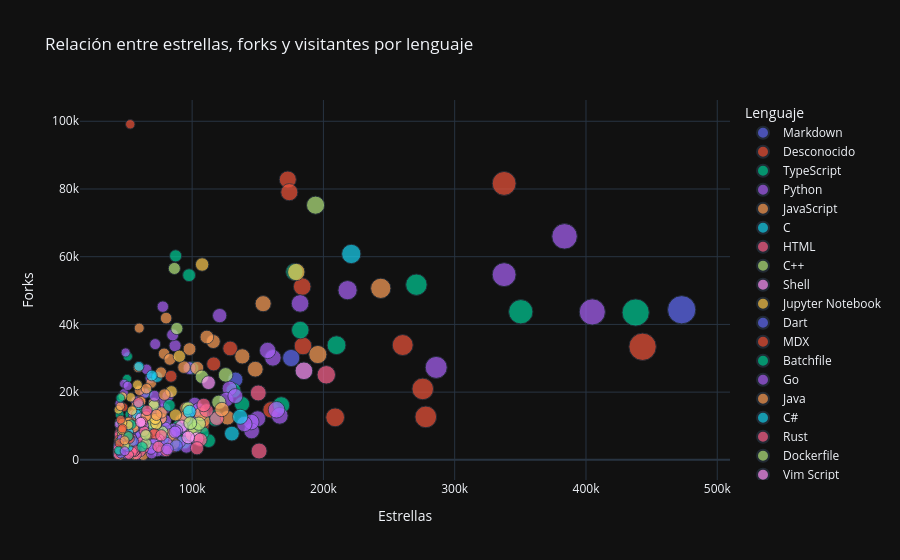
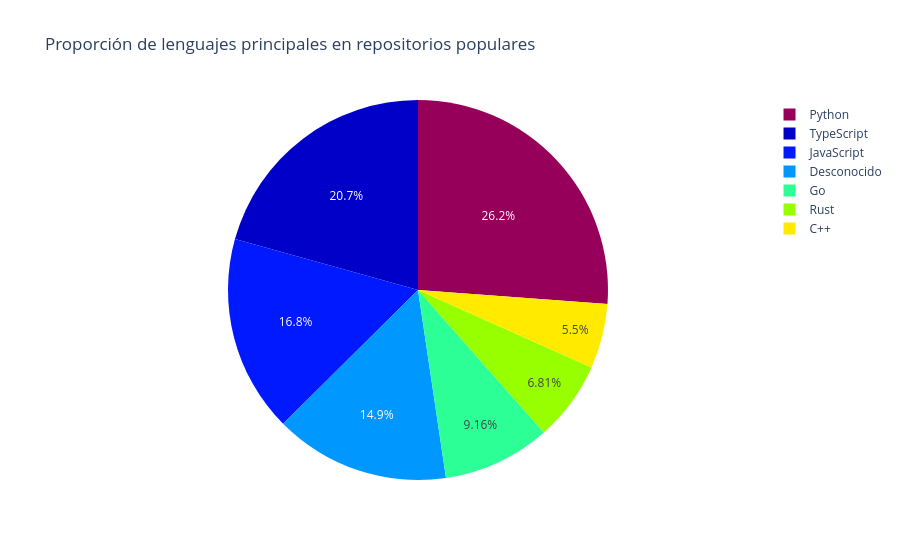

The code cell stored with these charts, in order, in its notebook:
### Markdown cell above
## 7. Otras vistas del análisis
En esta sección se agregan visualizaciones que destacan tendencias y patrones del Dataset

### Code cell
if 'df' in globals():
    # Renombrar la columna watchers a visitantes 
    if 'visitantes' not in df.columns and 'watchers' in df.columns:
        df = df.rename(columns={'watchers': 'visitantes'})

    # Relación entre estrellas, forks y visitantes
    fig = px.scatter(df, x='estrellas', y='forks', size='visitantes', color='lenguaje',
                    hover_data=['nombre'],
                    title='Relación entre estrellas, forks y visitantes por lenguaje',
                    labels={'estrellas':'Estrellas','forks':'Forks','visitantes':'Visitantes','lenguaje':'Lenguaje'})
    fig.update_layout(template='plotly_dark')
    fig.show()

    # Correlación entre variables numéricas
    corr = df[['estrellas','forks','visitantes']].corr()
    plt.figure(figsize=(6,4))
    sns.heatmap(corr, annot=True, cmap='coolwarm', fmt='.2f')
    plt.title('Correlación entre estrellas, forks y visitantes')
    plt.tight_layout()
    plt.show()

    # Proporción de lenguajes principales
    lenguajes_pie = df['lenguaje'].value_counts().head(7)
    fig2 = px.pie(values=lenguajes_pie.values, names=lenguajes_pie.index,
                  title='Proporción de lenguajes principales en repositorios populares',
                  color_discrete_sequence=px.colors.sequential.Rainbow)
    fig2.show()
else:
    print('El DataFrame df no está definido. Ejecuta la celda de carga de datos primero.')

### Figure 1 — Plotly figure (JSON) as saved in the notebook; plotly's stock layout.template omitted (floating-point values rounded to 4 significant figures)
{"data": [{"customdata": [["build-your-own-x"], ["fucking-algorithm"], ["tldr"]], "hovertemplate": "Lenguaje=Markdown<br>Estrellas=%{x}<br>Forks=%{y}<br>Visitantes=%{marker.size}<br>nombre=%{customdata[0]}<extra></extra>", "legendgroup": "Markdown", "marker": {"color": "#636efa", "size": [472895, 132935, 61559], "sizemode": "area", "sizeref": 1182.0, "symbol": "circle"}, "mode": "markers", "name": "Markdown", "orientation": "v", "showlegend": true, "type": "scatter", "x": [472895, 132935, 61559], "xaxis": "x", "y": [44330, 23712, 5102], "yaxis": "y"}, {"customdata": [["awesome"], ["coding-interview-university"], ["awesome-selfhosted"], ["996.ICU"], ["project-based-learning"], ["the-book-of-secret-knowledge"], ["You-Dont-Know-JS"], ["CS-Notes"], ["gitignore"], ["the-art-of-command-line"], ["system-prompts-and-models-of-ai-tools"], ["free-programming-books-zh_CN"], ["Awesome-Hacking"], ["every-programmer-should-know"], ["DeepSeek-R1"], ["app-ideas"], ["weekly"], ["awesome-for-beginners"], ["awesome-mcp-servers"], ["awesome-interview-questions"], ["system-design-101"], ["cs-video-courses"], ["llm-course"], ["Best-websites-a-programmer-should-visit"], ["awesome-vue"], ["awesome-public-datasets"], ["Front-End-Checklist"], ["awesome-react"], ["awesome-cpp"], ["awesome-scalability"], ["awesome-courses"], ["javascript-questions"], ["awesome-nodejs"], ["design-resources-for-developers"], ["architect-awesome"], ["awesome-chatgpt-prompts-zh"], ["awesome-android-ui"], ["github-cheat-sheet"], ["trackerslist"], ["material-design-icons"], ["first-contributions"], ["Free-Certifications"], ["awesome-wechat-weapp"], ["100-Days-Of-ML-Code"], ["open-source-ios-apps"], ["open-source-mac-os-apps"], ["kubernetes-the-hard-way"], ["design-patterns-for-humans"], ["Projects"], ["awesome-java"], ["chinese-independent-developer"], ["awesome-react-components"], ["awesome-design-patterns"], ["learn-regex"], ["frontend-dev-bookmarks"], ["GitHubDaily"], ["awesome-remote-job"]], "hovertemplate": "Lenguaje=Desconocido<br>Estrellas=%{x}<br>Forks=%{y}<br>Visitantes=%{marker.size}<br>nombre=%{customdata[0]}<extra></extra>", "legendgroup": "Desconocido", "marker": {"color": "#EF553B", "size": [443117, 337639, 277988, 275670, 260387, 208940, 184466, 183827, 172865, 160126, 128979, 116409, 107854, 98190, 91928, 90981, 85293, 83205, 82364, 81278, 80144, 76485, 76145, 75792, 73626, 73291, 72319, 72265, 70055, 69073, 66868, 65299, 65189, 64962, 60843, 58573, 55572, 55519, 53103, 52949, 52864, 52348, 50580, 49768, 49125, 47717, 47656, 47607, 47451, 47221, 47016, 46969, 46297, 46160, 46139, 45484, 43924], "sizemode": "area", "sizeref": 1182.0, "symbol": "circle"}, "mode": "markers", "name": "Desconocido", "orientation": "v", "showlegend": true, "type": "scatter", "x": [443117, 337639, 277988, 275670, 260387, 208940, 184466, 183827, 172865, 160126, 128979, 116409, 107854, 98190, 91928, 90981, 85293, 83205, 82364, 81278, 80144, 76485, 76145, 75792, 73626, 73291, 72319, 72265, 70055, 69073, 66868, 65299, 65189, 64962, 60843, 58573, 55572, 55519, 53103, 52949, 52864, 52348, 50580, 49768, 49125, 47717, 47656, 47607, 47451, 47221, 47016, 46969, 46297, 46160, 46139, 45484, 43924], "xaxis": "x", "y": [33401, 81644, 12688, 20951, 33909, 12556, 33630, 51166, 82788, 14772, 32896, 28332, 10043, 8666, 11763, 10309, 3897, 7776, 7869, 9377, 8791, 10341, 8784, 8571, 9496, 11190, 6623, 7514, 8242, 6855, 8335, 9236, 6182, 11990, 17801, 13587, 10268, 5400, 6639, 9731, 99112, 3479, 9019, 11320, 5730, 2480, 15544, 5504, 10668, 7641, 3970, 3721, 3217, 6210, 5151, 4563, 4486], "yaxis": "y"}, {"customdata": [["freeCodeCamp"], ["developer-roadmap"], ["openclaw"], ["vue"], ["vscode"], ["n8n"], ["tech-interview-handbook"], ["dify"], ["excalidraw"], ["opencode"], ["iptv"], ["TypeScript"], ["ui"], ["clash-verge-rev"], ["angular"], ["supabase"], ["ant-design"], ["gemini-cli"], ["immich"], ["tailwindcss"], ["puppeteer"], ["storybook"], ["firecrawl"], ["NextChat"], ["mermaid"], ["playwright"], ["realworld"], ["servers"], ["vite"], ["hoppscotch"], ["code-server"], ["Stirling-PDF"], ["nest"], ["lobehub"], ["grafana"], ["screenshot-to-code"], ["strapi"], ["superset"], ["tabby"], ["echarts"], ["AFFiNE"], ["docusaurus"], ["socket.io"], ["daytona"], ["nocodb"], ["redux"], ["nuxt"], ["cline"], ["astro"], ["zustand"], ["react-router"], ["appwrite"], ["joplin"], ["core"], ["ionic-framework"], ["DefinitelyTyped"], ["Flowise"], ["cypress"], ["lx-music-desktop"], ["query"], ["context7"], ["type-challenges"], ["expo"], ["quill"], ["pixijs"], ["OpenCut"], ["plane"], ["tldraw"], ["prisma"], ["jest"], ["Rocket.Chat"], ["hyper"], ["slidev"], ["react-hook-form"], ["react-use"], ["babel"], ["upscayl"], ["jsoncrack.com"], ["fuels-ts"]], "hovertemplate": "Lenguaje=TypeScript<br>Estrellas=%{x}<br>Forks=%{y}<br>Visitantes=%{marker.size}<br>nombre=%{customdata[0]}<extra></extra>", "legendgroup": "TypeScript", "marker": {"color": "#00cc96", "size": [437843, 350327, 270813, 209961, 182368, 177918, 138012, 131477, 118149, 117337, 112494, 108035, 107855, 100852, 100078, 98629, 97682, 96701, 94161, 93929, 93730, 89368, 88891, 87442, 86523, 83638, 82930, 80360, 78632, 78193, 76509, 75015, 74874, 73199, 72522, 71808, 71485, 70831, 69333, 65854, 64235, 64015, 62930, 62452, 62363, 61438, 59799, 58699, 57318, 57266, 56281, 55038, 53753, 53154, 52387, 51015, 50454, 49597, 49169, 48716, 47955, 47779, 47745, 46922, 46692, 46396, 46284, 45671, 45460, 45315, 44831, 44703, 44659, 44562, 43947, 43893, 43762, 43412, 43352], "sizemode": "area", "sizeref": 1182.0, "symbol": "circle"}, "mode": "markers", "name": "TypeScript", "orientation": "v", "showlegend": true, "type": "scatter", "x": [437843, 350327, 270813, 209961, 182368, 177918, 138012, 131477, 118149, 117337, 112494, 108035, 107855, 100852, 100078, 98629, 97682, 96701, 94161, 93929, 93730, 89368, 88891, 87442, 86523, 83638, 82930, 80360, 78632, 78193, 76509, 75015, 74874, 73199, 72522, 71808, 71485, 70831, 69333, 65854, 64235, 64015, 62930, 62452, 62363, 61438, 59799, 58699, 57318, 57266, 56281, 55038, 53753, 53154, 52387, 51015, 50454, 49597, 49169, 48716, 47955, 47779, 47745, 46922, 46692, 46396, 46284, 45671, 45460, 45315, 44831, 44703, 44659, 44562, 43947, 43893, 43762, 43412, 43352], "xaxis": "x", "y": [43524, 43742, 51735, 33866, 38327, 55504, 16470, 20480, 12763, 11963, 5678, 13262, 8021, 7337, 27100, 11725, 54548, 11975, 5021, 5097, 9379, 9887, 6232, 60250, 8697, 5238, 7572, 9790, 7884, 5622, 6538, 6360, 8232, 14735, 13512, 8860, 9528, 16765, 3892, 19831, 4492, 9752, 10140, 5068, 4653, 15130, 5550, 5904, 3195, 1966, 10830, 5036, 5889, 9063, 13387, 30554, 23887, 3401, 6654, 3721, 2264, 5219, 11240, 3626, 4981, 4773, 3639, 3050, 2098, 6638, 13346, 3545, 1953, 2361, 3280, 5806, 2114, 3486, 1367], "yaxis": "y"}, {"customdata": [["public-apis"], ["free-programming-books"], ["system-design-primer"], ["awesome-python"], ["Python"], ["AutoGPT"], ["stable-diffusion-webui"], ["transformers"], ["yt-dlp"], ["langflow"], ["HelloGitHub"], ["youtube-dl"], ["langchain"], ["open-webui"], ["ComfyUI"], ["DeepSeek-V3"], ["awesome-llm-apps"], ["pytorch"], ["fastapi"], ["thefuck"], ["whisper"], ["markitdown"], ["django"], ["skills"], ["core"], ["manim"], ["devops-exercises"], ["Deep-Live-Cam"], ["browser-use"], ["funNLP"], ["models"], ["d2l-zh"], ["PayloadsAllTheThings"], ["spec-kit"], ["ragflow"], ["sherlock"], ["vllm"], ["awesome-machine-learning"], ["cpython"], ["PaddleOCR"], ["flask"], ["gpt_academic"], ["OpenHands"], ["ansible"], ["LlamaFactory"], ["annotated_deep_learning_paper_implementations"], ["gpt4free"], ["scikit-learn"], ["MetaGPT"], ["localstack"], ["keras"], ["OpenBB"], ["open-interpreter"], ["crawl4ai"], ["scrapy"], ["openpilot"], ["Real-Time-Voice-Cloning"], ["pathway"], ["llama"], ["30-Days-Of-Python"], ["private-gpt"], ["yolov5"], ["you-get"], ["face_recognition"], ["rich"], ["MinerU"], ["GPT-SoVITS"], ["autogen"], ["gpt-engineer"], ["hackingtool"], ["docling"], ["OpenManus"], ["faceswap"], ["nanoGPT"], ["ultralytics"], ["requests"], ["unsloth"], ["n8n-workflows"], ["grok-1"], ["professional-programming"], ["MoneyPrinterTurbo"], ["odoo"], ["mem0"], ["TrendRadar"], ["pandas"], ["Fooocus"], ["big-list-of-naughty-strings"], ["llama_index"], ["freqtrade"], ["ai-hedge-fund"], ["text-generation-webui"], ["crewAI"], ["MediaCrawler"], ["TTS"], ["nanochat"], ["airflow"], ["streamlit"], ["Summer2026-Internships"], ["sentry"], ["copyparty"]], "hovertemplate": "Lenguaje=Python<br>Estrellas=%{x}<br>Forks=%{y}<br>Visitantes=%{marker.size}<br>nombre=%{customdata[0]}<extra></extra>", "legendgroup": "Python", "marker": {"color": "#ab63fa", "size": [404789, 383680, 337634, 285905, 218396, 182227, 161523, 157498, 149923, 145326, 145032, 139807, 128481, 125997, 105043, 101914, 100033, 98004, 95959, 95619, 95544, 90227, 86995, 85934, 85177, 85001, 81405, 79877, 79785, 79227, 77690, 76011, 75776, 74631, 74291, 73427, 72255, 71877, 71868, 71699, 71333, 70174, 68676, 68219, 67980, 65871, 65723, 65317, 64825, 64568, 63911, 62638, 62563, 61461, 60616, 60237, 59505, 59493, 59197, 59091, 57154, 56936, 56765, 56181, 55701, 55620, 55554, 55247, 55216, 55175, 55086, 55067, 55020, 54216, 54012, 53860, 53439, 52566, 51530, 50531, 50027, 49340, 48917, 48120, 48072, 47815, 47605, 47424, 47407, 46316, 46158, 45313, 44955, 44735, 44617, 44519, 43768, 43679, 43287, 42975], "sizemode": "area", "sizeref": 1182.0, "symbol": "circle"}, "mode": "markers", "name": "Python", "orientation": "v", "showlegend": true, "type": "scatter", "x": [404789, 383680, 337634, 285905, 218396, 182227, 161523, 157498, 149923, 145326, 145032, 139807, 128481, 125997, 105043, 101914, 100033, 98004, 95959, 95619, 95544, 90227, 86995, 85934, 85177, 85001, 81405, 79877, 79785, 79227, 77690, 76011, 75776, 74631, 74291, 73427, 72255, 71877, 71868, 71699, 71333, 70174, 68676, 68219, 67980, 65871, 65723, 65317, 64825, 64568, 63911, 62638, 62563, 61461, 60616, 60237, 59505, 59493, 59197, 59091, 57154, 56936, 56765, 56181, 55701, 55620, 55554, 55247, 55216, 55175, 55086, 55067, 55020, 54216, 54012, 53860, 53439, 52566, 51530, 50531, 50027, 49340, 48917, 48120, 48072, 47815, 47605, 47424, 47407, 46316, 46158, 45313, 44955, 44735, 44617, 44519, 43768, 43679, 43287, 42975], "xaxis": "x", "y": [43689, 66012, 54703, 27303, 50120, 46204, 30124, 32311, 12145, 8526, 11175, 10601, 21092, 17830, 12041, 16548, 14531, 27095, 8793, 3845, 11829, 5302, 33717, 9071, 36917, 7150, 18809, 11638, 9429, 15150, 45253, 12137, 16711, 6365, 8272, 8715, 14031, 15333, 34191, 9906, 16742, 8402, 8574, 24177, 8291, 6618, 13661, 26748, 8157, 4590, 19714, 6128, 5385, 6274, 11341, 10674, 9421, 1611, 9819, 11285, 7611, 17426, 9785, 13710, 2058, 4609, 6068, 8302, 7322, 6010, 3705, 9634, 13419, 9197, 10385, 9769, 4438, 6747, 8486, 3965, 7100, 31722, 5452, 22499, 19722, 7808, 2163, 6916, 9905, 8090, 5892, 6077, 9792, 5983, 5906, 16608, 4113, 3171, 4621, 1757], "yaxis": "y"}, {"customdata": [["react"], ["javascript-algorithms"], ["javascript"], ["next.js"], ["30-seconds-of-code"], ["node"], ["three.js"], ["axios"], ["create-react-app"], ["awesome-mac"], ["material-ui"], ["Web-Dev-For-Beginners"], ["clean-code-javascript"], ["svelte"], ["uptime-kuma"], ["github-readme-stats"], ["Font-Awesome"], ["json-server"], ["reveal.js"], ["express"], ["Chart.js"], ["anime"], ["33-js-concepts"], ["webpack"], ["everything-claude-code"], ["resume.github.com"], ["uBlock"], ["lodash"], ["atom"], ["markdown-here"], ["jquery"], ["drawio-desktop"], ["angular.js"], ["html5-boilerplate"], ["DeepLearning-500-questions"], ["gatsby"], ["leetcode"], ["anything-llm"], ["marktext"], ["pdf.js"], ["Ghost"], ["prettier"], ["Semantic-UI"], ["chinese-poetry"], ["Motrix"], ["hiring-without-whiteboards"], ["hacker-scripts"], ["dayjs"], ["algorithm-visualizer"], ["moment"], ["htmx"], ["react"], ["serverless"], ["30-Days-Of-JavaScript"], ["monaco-editor"], ["awesome-cheatsheets"], ["zx"], ["meteor"], ["Leaflet"], ["edex-ui"], ["reactjs-interview-questions"], ["parcel"], ["EasySpider"], ["pm2"]], "hovertemplate": "Lenguaje=JavaScript<br>Estrellas=%{x}<br>Forks=%{y}<br>Visitantes=%{marker.size}<br>nombre=%{customdata[0]}<extra></extra>", "legendgroup": "JavaScript", "marker": {"color": "#FFA15A", "size": [243681, 195747, 148099, 138189, 126969, 116108, 111202, 108588, 103825, 99601, 98013, 95388, 94313, 86015, 83718, 78635, 76397, 75642, 70674, 68868, 67223, 66752, 66263, 66024, 62944, 62811, 61930, 61581, 60989, 60164, 59853, 59689, 58923, 57396, 57182, 55944, 55819, 55771, 54246, 52930, 51975, 51736, 51138, 51032, 50988, 50470, 49434, 48581, 48370, 48055, 47561, 46983, 46945, 46155, 45684, 45447, 45250, 44777, 44600, 44384, 44324, 44048, 44028, 42974], "sizemode": "area", "sizeref": 1182.0, "symbol": "circle"}, "mode": "markers", "name": "JavaScript", "orientation": "v", "showlegend": true, "type": "scatter", "x": [243681, 195747, 148099, 138189, 126969, 116108, 111202, 108588, 103825, 99601, 98013, 95388, 94313, 86015, 83718, 78635, 76397, 75642, 70674, 68868, 67223, 66752, 66263, 66024, 62944, 62811, 61930, 61581, 60989, 60164, 59853, 59689, 58923, 57396, 57182, 55944, 55819, 55771, 54246, 52930, 51975, 51736, 51138, 51032, 50988, 50470, 49434, 48581, 48370, 48055, 47561, 46983, 46945, 46155, 45684, 45447, 45250, 44777, 44600, 44384, 44324, 44048, 44028, 42974], "xaxis": "x", "y": [50661, 31113, 26775, 30562, 12442, 34942, 36283, 11535, 27113, 7451, 32713, 15209, 12503, 4796, 7480, 31338, 12243, 7265, 16803, 22734, 11988, 4464, 9183, 9304, 7786, 1365, 3967, 7124, 17277, 11122, 20472, 5597, 27244, 12308, 15973, 10219, 9443, 6030, 4013, 10588, 11354, 4662, 4903, 10318, 4825, 3882, 6670, 2423, 7578, 7020, 1569, 4292, 5736, 10428, 4000, 6659, 1216, 5266, 6100, 3031, 10299, 2277, 5382, 2687], "yaxis": "y"}, {"customdata": [["linux"], ["scrcpy"], ["netdata"], ["Ventoy"], ["redis"], ["obs-studio"], ["git"], ["FFmpeg"]], "hovertemplate": "Lenguaje=C<br>Estrellas=%{x}<br>Forks=%{y}<br>Visitantes=%{marker.size}<br>nombre=%{customdata[0]}<extra></extra>", "legendgroup": "C", "marker": {"color": "#19d3f3", "size": [221220, 136587, 77971, 74858, 73308, 70751, 59514, 57622], "sizemode": "area", "sizeref": 1182.0, "symbol": "circle"}, "mode": "markers", "name": "C", "orientation": "v", "showlegend": true, "type": "scatter", "x": [221220, 136587, 77971, 74858, 73308, 70751, 59514, 57622], "xaxis": "x", "y": [60813, 12722, 6359, 4701, 24509, 9057, 27615, 13530], "yaxis": "y"}, {"customdata": [["computer-science"], ["FreeDomain"], ["prompts.chat"], ["free-for-dev"], ["cs-self-learning"], ["awesome-compose"], ["retrofit"]], "hovertemplate": "Lenguaje=HTML<br>Estrellas=%{x}<br>Forks=%{y}<br>Visitantes=%{marker.size}<br>nombre=%{customdata[0]}<extra></extra>", "legendgroup": "HTML", "marker": {"color": "#FF6692", "size": [202181, 150996, 150370, 118735, 71634, 44257, 43902], "sizemode": "area", "sizeref": 1182.0, "symbol": "circle"}, "mode": "markers", "name": "HTML", "orientation": "v", "showlegend": true, "type": "scatter", "x": [202181, 150996, 150370, 118735, 71634, 44257, 43902], "xaxis": "x", "y": [25121, 2607, 19752, 12232, 7847, 8063, 7355], "yaxis": "y"}, {"customdata": [["tensorflow"], ["react-native"], ["electron"], ["godot"], ["terminal"], ["llama.cpp"], ["bitcoin"], ["opencv"], ["gpt4all"], ["tesseract"], ["imgui"], ["protobuf"], ["swift"], ["ladybird"], ["ImHex"], ["json"], ["x64dbg"], ["whisper.cpp"], ["ClickHouse"], ["grpc"], ["TrafficMonitor"]], "hovertemplate": "Lenguaje=C++<br>Estrellas=%{x}<br>Forks=%{y}<br>Visitantes=%{marker.size}<br>nombre=%{customdata[0]}<extra></extra>", "legendgroup": "C++", "marker": {"color": "#B6E880", "size": [194017, 125509, 120341, 107438, 102043, 96973, 88368, 86466, 77200, 72735, 71759, 70807, 69853, 61070, 52797, 49042, 47835, 47284, 46211, 44450, 43317], "sizemode": "area", "sizeref": 1182.0, "symbol": "circle"}, "mode": "markers", "name": "C++", "orientation": "v", "showlegend": true, "type": "scatter", "x": [194017, 125509, 120341, 107438, 102043, 96973, 88368, 86466, 77200, 72735, 71759, 70807, 69853, 61070, 52797, 49042, 47835, 47284, 46211, 44450, 43317], "xaxis": "x", "y": [75221, 25109, 17022, 24538, 9111, 15281, 38793, 56534, 8323, 10531, 11598, 16051, 10675, 2842, 2343, 7324, 2682, 5267, 8147, 11076, 3611], "yaxis": "y"}, {"customdata": [["ohmyzsh"], ["d3"], ["papers-we-love"], ["nvm"], ["claude-code"], ["superpowers"], ["leetcode-master"], ["pi-hole"], ["powerlevel10k"], ["Docker-OSX"], ["windows"], ["acme.sh"], ["pyenv"]], "hovertemplate": "Lenguaje=Shell<br>Estrellas=%{x}<br>Forks=%{y}<br>Visitantes=%{marker.size}<br>nombre=%{customdata[0]}<extra></extra>", "legendgroup": "Shell", "marker": {"color": "#FF97FF", "size": [185150, 112473, 103857, 92070, 74663, 72693, 60595, 55998, 53220, 52230, 50246, 45865, 44368], "sizemode": "area", "sizeref": 1182.0, "symbol": "circle"}, "mode": "markers", "name": "Shell", "orientation": "v", "showlegend": true, "type": "scatter", "x": [185150, 112473, 103857, 92070, 74663, 72693, 60595, 55998, 53220, 52230, 50246, 45865, 44368], "xaxis": "x", "y": [26307, 22790, 6286, 9935, 5980, 5586, 12342, 2993, 2392, 2902, 4078, 5534, 3241], "yaxis": "y"}, {"customdata": [["Python-100-Days"], ["generative-ai-for-beginners"], ["LLMs-from-scratch"], ["ML-For-Beginners"], ["stable-diffusion"], ["openai-cookbook"], ["llm-app"], ["segment-anything"], ["ai-agents-for-beginners"], ["PythonDataScienceHandbook"], ["Made-With-ML"], ["AI-For-Beginners"], ["TensorFlow-Examples"]], "hovertemplate": "Lenguaje=Jupyter Notebook<br>Estrellas=%{x}<br>Forks=%{y}<br>Visitantes=%{marker.size}<br>nombre=%{customdata[0]}<extra></extra>", "legendgroup": "Jupyter Notebook", "marker": {"color": "#FECB52", "size": [179331, 107611, 87301, 84162, 72635, 71869, 56193, 53582, 53205, 46968, 46645, 45862, 43800], "sizemode": "area", "sizeref": 1182.0, "symbol": "circle"}, "mode": "markers", "name": "Jupyter Notebook", "orientation": "v", "showlegend": true, "type": "scatter", "x": [179331, 107611, 87301, 84162, 72635, 71869, 56193, 53582, 53205, 46968, 46645, 45862, 43800], "xaxis": "x", "y": [55479, 57694, 13271, 20170, 10619, 12080, 1366, 6262, 18472, 18756, 7309, 9343, 14802], "yaxis": "y"}, {"customdata": [["flutter"], ["localsend"], ["AppFlowy"], ["awesome-flutter"], ["spotube"]], "hovertemplate": "Lenguaje=Dart<br>Estrellas=%{x}<br>Forks=%{y}<br>Visitantes=%{marker.size}<br>nombre=%{customdata[0]}<extra></extra>", "legendgroup": "Dart", "marker": {"color": "#636efa", "size": [175452, 76064, 68424, 59187, 44770], "sizemode": "area", "sizeref": 1182.0, "symbol": "circle"}, "mode": "markers", "name": "Dart", "orientation": "v", "showlegend": true, "type": "scatter", "x": [175452, 76064, 68424, 59187, 44770], "xaxis": "x", "y": [30084, 4039, 4924, 6862, 1996], "yaxis": "y"}, {"customdata": [["bootstrap"], ["Prompt-Engineering-Guide"], ["front-end-interview-handbook"]], "hovertemplate": "Lenguaje=MDX<br>Estrellas=%{x}<br>Forks=%{y}<br>Visitantes=%{marker.size}<br>nombre=%{customdata[0]}<extra></extra>", "legendgroup": "MDX", "marker": {"color": "#EF553B", "size": [174028, 71203, 43872], "sizemode": "area", "sizeref": 1182.0, "symbol": "circle"}, "mode": "markers", "name": "MDX", "orientation": "v", "showlegend": true, "type": "scatter", "x": [174028, 71203, 43872], "xaxis": "x", "y": [79062, 7587, 5943], "yaxis": "y"}, {"customdata": [["Microsoft-Activation-Scripts"]], "hovertemplate": "Lenguaje=Batchfile<br>Estrellas=%{x}<br>Forks=%{y}<br>Visitantes=%{marker.size}<br>nombre=%{customdata[0]}<extra></extra>", "legendgroup": "Batchfile", "marker": {"color": "#00cc96", "size": [167903], "sizemode": "area", "sizeref": 1182.0, "symbol": "circle"}, "mode": "markers", "name": "Batchfile", "orientation": "v", "showlegend": true, "type": "scatter", "x": [167903], "xaxis": "x", "y": [16158], "yaxis": "y"}, {"customdata": [["awesome-go"], ["ollama"], ["go"], ["kubernetes"], ["frp"], ["gin"], ["hugo"], ["syncthing"], ["fzf"], ["lazygit"], ["moby"], ["caddy"], ["act"], ["node"], ["prometheus"], ["traefik"], ["minio"], ["mkcert"], ["memos"], ["pocketbase"], ["rclone"], ["gitea"], ["dive"], ["etcd"], ["go-ethereum"], ["lazydocker"], ["alist"], ["terraform"], ["gogs"], ["v2ray-core"], ["nvm-windows"], ["build-web-application-with-golang"], ["cobra"], ["LocalAI"], ["milvus"]], "hovertemplate": "Lenguaje=Go<br>Estrellas=%{x}<br>Forks=%{y}<br>Visitantes=%{marker.size}<br>nombre=%{customdata[0]}<extra></extra>", "legendgroup": "Go", "marker": {"color": "#ab63fa", "size": [166726, 164291, 132924, 120962, 104934, 88207, 86937, 80568, 78350, 73641, 71487, 70628, 69176, 68708, 63076, 62061, 60438, 58271, 57532, 56583, 55883, 54141, 53498, 51621, 50895, 50002, 49118, 47891, 47549, 46928, 45257, 44159, 43397, 43345, 43172], "sizemode": "area", "sizeref": 1182.0, "symbol": "circle"}, "mode": "markers", "name": "Go", "orientation": "v", "showlegend": true, "type": "scatter", "x": [166726, 164291, 132924, 120962, 104934, 88207, 86937, 80568, 78350, 73641, 71487, 70628, 69176, 68708, 63076, 62061, 60438, 58271, 57532, 56583, 55883, 54141, 53498, 51621, 50895, 50002, 49118, 47891, 47549, 46928, 45257, 44159, 43397, 43345, 43172], "xaxis": "x", "y": [13019, 14803, 18845, 42609, 14921, 8568, 8197, 4947, 2701, 2564, 18914, 4659, 1871, 3215, 10215, 5860, 7188, 3043, 4152, 3166, 4947, 6429, 1953, 10335, 21829, 1578, 7982, 10235, 5063, 8885, 3747, 10539, 3066, 3642, 3870], "yaxis": "y"}, {"customdata": [["JavaGuide"], ["hello-algo"], ["GitHub-Chinese-Top-Charts"], ["java-design-patterns"], ["mall"], ["spring-boot"], ["advanced-java"], ["LeetCodeAnimation"], ["elasticsearch"], ["ghidra"], ["Java"], ["interviews"], ["spring-framework"], ["termux-app"], ["guava"], ["dbeaver"], ["RxJava"], ["jadx"], ["JeecgBoot"]], "hovertemplate": "Lenguaje=Java<br>Estrellas=%{x}<br>Forks=%{y}<br>Visitantes=%{marker.size}<br>nombre=%{customdata[0]}<extra></extra>", "legendgroup": "Java", "marker": {"color": "#FFA15A", "size": [154083, 122715, 106623, 93799, 83038, 80183, 78886, 76722, 76288, 65435, 65164, 64974, 59710, 51563, 51485, 48969, 48490, 47536, 45348], "sizemode": "area", "sizeref": 1182.0, "symbol": "circle"}, "mode": "markers", "name": "Java", "orientation": "v", "showlegend": true, "type": "scatter", "x": [154083, 122715, 106623, 93799, 83038, 80183, 78886, 76722, 76288, 65435, 65164, 64974, 59710, 51563, 51485, 48969, 48490, 47536, 45348], "xaxis": "x", "y": [46126, 14868, 13529, 27378, 29671, 41865, 19279, 13991, 25809, 7218, 21013, 12931, 38913, 6141, 11141, 4061, 7600, 5440, 15829], "yaxis": "y"}, {"customdata": [["PowerToys"], ["v2rayN"], ["shadowsocks-windows"], ["PowerShell"], ["jellyfin"]], "hovertemplate": "Lenguaje=C#<br>Estrellas=%{x}<br>Forks=%{y}<br>Visitantes=%{marker.size}<br>nombre=%{customdata[0]}<extra></extra>", "legendgroup": "C#", "marker": {"color": "#19d3f3", "size": [130266, 98046, 59269, 51751, 49103], "sizemode": "area", "sizeref": 1182.0, "symbol": "circle"}, "mode": "markers", "name": "C#", "orientation": "v", "showlegend": true, "type": "scatter", "x": [130266, 98046, 59269, 51751, 49103], "xaxis": "x", "y": [7753, 14245, 16305, 8202, 4508], "yaxis": "y"}, {"customdata": [["rust"], ["rustdesk"], ["deno"], ["tauri"], ["uv"], ["zed"], ["union"], ["codex"], ["alacritty"], ["rustlings"], ["sway"], ["ripgrep"], ["Magisk"], ["bat"], ["fuel-core"], ["vaultwarden"], ["meilisearch"], ["awesome-rust"], ["starship"], ["ChatGPT"], ["typst"], ["Pake"], ["ruff"], ["bevy"], ["fuels-rs"], ["helix"]], "hovertemplate": "Lenguaje=Rust<br>Estrellas=%{x}<br>Forks=%{y}<br>Visitantes=%{marker.size}<br>nombre=%{customdata[0]}<extra></extra>", "legendgroup": "Rust", "marker": {"color": "#FF6692", "size": [110973, 108771, 106314, 103707, 80392, 76535, 74260, 63537, 62821, 62068, 61912, 60606, 59093, 57544, 57336, 56400, 56202, 56015, 54570, 54375, 51842, 46491, 46139, 44911, 43398, 43266], "sizemode": "area", "sizeref": 1182.0, "symbol": "circle"}, "mode": "markers", "name": "Rust", "orientation": "v", "showlegend": true, "type": "scatter", "x": [110973, 108771, 106314, 103707, 80392, 76535, 74260, 63537, 62821, 62068, 61912, 60606, 59093, 57544, 57336, 56400, 56202, 56015, 54570, 54375, 51842, 46491, 46139, 44911, 43398, 43266], "xaxis": "x", "y": [14587, 16207, 5912, 3422, 2640, 7228, 3851, 8437, 3324, 11167, 5429, 2402, 16900, 1469, 2860, 2602, 2399, 3199, 2398, 6196, 1493, 9090, 1817, 4426, 1359, 3335], "yaxis": "y"}, {"customdata": [["nodebestpractices"], ["HowToCook"], ["nocode"]], "hovertemplate": "Lenguaje=Dockerfile<br>Estrellas=%{x}<br>Forks=%{y}<br>Visitantes=%{marker.size}<br>nombre=%{customdata[0]}<extra></extra>", "legendgroup": "Dockerfile", "marker": {"color": "#B6E880", "size": [105151, 98562, 64937], "sizemode": "area", "sizeref": 1182.0, "symbol": "circle"}, "mode": "markers", "name": "Dockerfile", "orientation": "v", "showlegend": true, "type": "scatter", "x": [105151, 98562, 64937], "xaxis": "x", "y": [10687, 10851, 4809], "yaxis": "y"}, {"customdata": [["neovim"]], "hovertemplate": "Lenguaje=Vim Script<br>Estrellas=%{x}<br>Forks=%{y}<br>Visitantes=%{marker.size}<br>nombre=%{customdata[0]}<extra></extra>", "legendgroup": "Vim Script", "marker": {"color": "#FF97FF", "size": [96995], "sizemode": "area", "sizeref": 1182.0, "symbol": "circle"}, "mode": "markers", "name": "Vim Script", "orientation": "v", "showlegend": true, "type": "scatter", "x": [96995], "xaxis": "x", "y": [6626], "yaxis": "y"}, {"customdata": [["vue-element-admin"], ["element"]], "hovertemplate": "Lenguaje=Vue<br>Estrellas=%{x}<br>Forks=%{y}<br>Visitantes=%{marker.size}<br>nombre=%{customdata[0]}<extra></extra>", "legendgroup": "Vue", "marker": {"color": "#FECB52", "size": [90289, 54206], "sizemode": "area", "sizeref": 1182.0, "symbol": "circle"}, "mode": "markers", "name": "Vue", "orientation": "v", "showlegend": true, "type": "scatter", "x": [90289, 54206], "xaxis": "x", "y": [30600, 14545], "yaxis": "y"}, {"customdata": [["bun"], ["ghostty"]], "hovertemplate": "Lenguaje=Zig<br>Estrellas=%{x}<br>Forks=%{y}<br>Visitantes=%{marker.size}<br>nombre=%{customdata[0]}<extra></extra>", "legendgroup": "Zig", "marker": {"color": "#636efa", "size": [87925, 45596], "sizemode": "area", "sizeref": 1182.0, "symbol": "circle"}, "mode": "markers", "name": "Zig", "orientation": "v", "showlegend": true, "type": "scatter", "x": [87925, 45596], "xaxis": "x", "y": [4138, 1809], "yaxis": "y"}, {"customdata": [["laravel"]], "hovertemplate": "Lenguaje=Blade<br>Estrellas=%{x}<br>Forks=%{y}<br>Visitantes=%{marker.size}<br>nombre=%{customdata[0]}<extra></extra>", "legendgroup": "Blade", "marker": {"color": "#EF553B", "size": [83912], "sizemode": "area", "sizeref": 1182.0, "symbol": "circle"}, "mode": "markers", "name": "Blade", "orientation": "v", "showlegend": true, "type": "scatter", "x": [83912], "xaxis": "x", "y": [24677], "yaxis": "y"}, {"customdata": [["animate.css"], ["nerd-fonts"], ["normalize.css"], ["bulma"], ["AdminLTE"], ["CppCoreGuidelines"]], "hovertemplate": "Lenguaje=CSS<br>Estrellas=%{x}<br>Forks=%{y}<br>Visitantes=%{marker.size}<br>nombre=%{customdata[0]}<extra></extra>", "legendgroup": "CSS", "marker": {"color": "#00cc96", "size": [82616, 61893, 53755, 50058, 45317, 44817], "sizemode": "area", "sizeref": 1182.0, "symbol": "circle"}, "mode": "markers", "name": "CSS", "orientation": "v", "showlegend": true, "type": "scatter", "x": [82616, 61893, 53755, 50058, 45317, 44817], "xaxis": "x", "y": [16088, 3869, 10468, 3905, 18269, 5542], "yaxis": "y"}, {"customdata": [["FiraCode"], ["metabase"], ["penpot"]], "hovertemplate": "Lenguaje=Clojure<br>Estrellas=%{x}<br>Forks=%{y}<br>Visitantes=%{marker.size}<br>nombre=%{customdata[0]}<extra></extra>", "legendgroup": "Clojure", "marker": {"color": "#ab63fa", "size": [81247, 46317, 44609], "sizemode": "area", "sizeref": 1182.0, "symbol": "circle"}, "mode": "markers", "name": "Clojure", "orientation": "v", "showlegend": true, "type": "scatter", "x": [81247, 46317, 44609], "xaxis": "x", "y": [3180, 6280, 2557], "yaxis": "y"}, {"customdata": [["the-algorithm"]], "hovertemplate": "Lenguaje=Scala<br>Estrellas=%{x}<br>Forks=%{y}<br>Visitantes=%{marker.size}<br>nombre=%{customdata[0]}<extra></extra>", "legendgroup": "Scala", "marker": {"color": "#FFA15A", "size": [72848], "sizemode": "area", "sizeref": 1182.0, "symbol": "circle"}, "mode": "markers", "name": "Scala", "orientation": "v", "showlegend": true, "type": "scatter", "x": [72848], "xaxis": "x", "y": [13274], "yaxis": "y"}, {"customdata": [["SecLists"], ["coolify"]], "hovertemplate": "Lenguaje=PHP<br>Estrellas=%{x}<br>Forks=%{y}<br>Visitantes=%{marker.size}<br>nombre=%{customdata[0]}<extra></extra>", "legendgroup": "PHP", "marker": {"color": "#19d3f3", "size": [69283, 51429], "sizemode": "area", "sizeref": 1182.0, "symbol": "circle"}, "mode": "markers", "name": "PHP", "orientation": "v", "showlegend": true, "type": "scatter", "x": [69283, 51429], "xaxis": "x", "y": [24915, 3746], "yaxis": "y"}, {"customdata": [["ChinaTextbook"]], "hovertemplate": "Lenguaje=Roff<br>Estrellas=%{x}<br>Forks=%{y}<br>Visitantes=%{marker.size}<br>nombre=%{customdata[0]}<extra></extra>", "legendgroup": "Roff", "marker": {"color": "#FF6692", "size": [65600], "sizemode": "area", "sizeref": 1182.0, "symbol": "circle"}, "mode": "markers", "name": "Roff", "orientation": "v", "showlegend": true, "type": "scatter", "x": [65600], "xaxis": "x", "y": [14621], "yaxis": "y"}, {"customdata": [["Apollo-11"]], "hovertemplate": "Lenguaje=Assembly<br>Estrellas=%{x}<br>Forks=%{y}<br>Visitantes=%{marker.size}<br>nombre=%{customdata[0]}<extra></extra>", "legendgroup": "Assembly", "marker": {"color": "#B6E880", "size": [64639], "sizemode": "area", "sizeref": 1182.0, "symbol": "circle"}, "mode": "markers", "name": "Assembly", "orientation": "v", "showlegend": true, "type": "scatter", "x": [64639], "xaxis": "x", "y": [7375], "yaxis": "y"}, {"customdata": [["Front-end-Developer-Interview-Questions"]], "hovertemplate": "Lenguaje=Nunjucks<br>Estrellas=%{x}<br>Forks=%{y}<br>Visitantes=%{marker.size}<br>nombre=%{customdata[0]}<extra></extra>", "legendgroup": "Nunjucks", "marker": {"color": "#FF97FF", "size": [60797], "sizemode": "area", "sizeref": 1182.0, "symbol": "circle"}, "mode": "markers", "name": "Nunjucks", "orientation": "v", "showlegend": true, "type": "scatter", "x": [60797], "xaxis": "x", "y": [11073], "yaxis": "y"}, {"customdata": [["rails"], ["maybe"], ["jekyll"], ["mastodon"], ["huginn"], ["brew"], ["discourse"]], "hovertemplate": "Lenguaje=Ruby<br>Estrellas=%{x}<br>Forks=%{y}<br>Visitantes=%{marker.size}<br>nombre=%{customdata[0]}<extra></extra>", "legendgroup": "Ruby", "marker": {"color": "#FECB52", "size": [58350, 54049, 51428, 49712, 48819, 46871, 46511], "sizemode": "area", "sizeref": 1182.0, "symbol": "circle"}, "mode": "markers", "name": "Ruby", "orientation": "v", "showlegend": true, "type": "scatter", "x": [58350, 54049, 51428, 49712, 48819, 46871, 46511], "xaxis": "x", "y": [22172, 5405, 10291, 7407, 4225, 10980, 8823], "yaxis": "y"}, {"customdata": [["project-layout"]], "hovertemplate": "Lenguaje=Makefile<br>Estrellas=%{x}<br>Forks=%{y}<br>Visitantes=%{marker.size}<br>nombre=%{customdata[0]}<extra></extra>", "legendgroup": "Makefile", "marker": {"color": "#636efa", "size": [55503], "sizemode": "area", "sizeref": 1182.0, "symbol": "circle"}, "mode": "markers", "name": "Makefile", "orientation": "v", "showlegend": true, "type": "scatter", "x": [55503], "xaxis": "x", "y": [5436], "yaxis": "y"}, {"customdata": [["kotlin"], ["v2rayNG"], ["okhttp"], ["architecture-samples"], ["legado"]], "hovertemplate": "Lenguaje=Kotlin<br>Estrellas=%{x}<br>Forks=%{y}<br>Visitantes=%{marker.size}<br>nombre=%{customdata[0]}<extra></extra>", "legendgroup": "Kotlin", "marker": {"color": "#EF553B", "size": [52427, 51761, 46914, 45594, 44590], "sizemode": "area", "sizeref": 1182.0, "symbol": "circle"}, "mode": "markers", "name": "Kotlin", "orientation": "v", "showlegend": true, "type": "scatter", "x": [52427, 51761, 46914, 45594, 44590], "xaxis": "x", "y": [6242, 6993, 9268, 11864, 4924], "yaxis": "y"}, {"customdata": [["awesome-ios"], ["iina"]], "hovertemplate": "Lenguaje=Swift<br>Estrellas=%{x}<br>Forks=%{y}<br>Visitantes=%{marker.size}<br>nombre=%{customdata[0]}<extra></extra>", "legendgroup": "Swift", "marker": {"color": "#00cc96", "size": [51468, 43982], "sizemode": "area", "sizeref": 1182.0, "symbol": "circle"}, "mode": "markers", "name": "Swift", "orientation": "v", "showlegend": true, "type": "scatter", "x": [51468, 43982], "xaxis": "x", "y": [6956, 2765], "yaxis": "y"}, {"customdata": [["winutil"]], "hovertemplate": "Lenguaje=PowerShell<br>Estrellas=%{x}<br>Forks=%{y}<br>Visitantes=%{marker.size}<br>nombre=%{customdata[0]}<extra></extra>", "legendgroup": "PowerShell", "marker": {"color": "#ab63fa", "size": [48639], "sizemode": "area", "sizeref": 1182.0, "symbol": "circle"}, "mode": "markers", "name": "PowerShell", "orientation": "v", "showlegend": true, "type": "scatter", "x": [48639], "xaxis": "x", "y": [2568], "yaxis": "y"}, {"customdata": [["julia"]], "hovertemplate": "Lenguaje=Julia<br>Estrellas=%{x}<br>Forks=%{y}<br>Visitantes=%{marker.size}<br>nombre=%{customdata[0]}<extra></extra>", "legendgroup": "Julia", "marker": {"color": "#FFA15A", "size": [48542], "sizemode": "area", "sizeref": 1182.0, "symbol": "circle"}, "mode": "markers", "name": "Julia", "orientation": "v", "showlegend": true, "type": "scatter", "x": [48542], "xaxis": "x", "y": [5749], "yaxis": "y"}], "layout": {"legend": {"itemsizing": "constant", "title": {"text": "Lenguaje"}, "tracegroupgap": 0}, "title": {"text": "Relación entre estrellas, forks y visitantes por lenguaje"}, "xaxis": {"anchor": "y", "domain": [0, 1], "title": {"text": "Estrellas"}}, "yaxis": {"anchor": "x", "domain": [0, 1], "title": {"text": "Forks"}}}}

### Figure 2 — Plotly figure (JSON) as saved in the notebook; plotly's stock layout.template omitted (floating-point values rounded to 4 significant figures)
{"data": [{"domain": {"x": [0, 1], "y": [0, 1]}, "hovertemplate": "label=%{label}<br>value=%{value}<extra></extra>", "labels": ["Python", "TypeScript", "JavaScript", "Desconocido", "Go", "Rust", "C++"], "legendgroup": "", "name": "", "showlegend": true, "type": "pie", "values": [100, 79, 64, 57, 35, 26, 21]}], "layout": {"legend": {"tracegroupgap": 0}, "piecolorway": ["rgb(150,0,90)", "rgb(0,0,200)", "rgb(0,25,255)", "rgb(0,152,255)", "rgb(44,255,150)", "rgb(151,255,0)", "rgb(255,234,0)", "rgb(255,111,0)", "rgb(255,0,0)"], "title": {"text": "Proporción de lenguajes principales en repositorios populares"}}}
